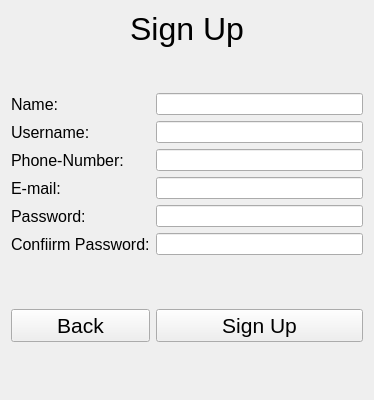
<?xml version="1.0" encoding="UTF-8"?>
<ui version="4.0">
 <class>SignUp</class>
 <widget class="QWidget" name="SignUp">
  <property name="geometry">
   <rect>
    <x>0</x>
    <y>0</y>
    <width>374</width>
    <height>400</height>
   </rect>
  </property>
  <property name="windowTitle">
   <string>Form</string>
  </property>
  <layout class="QGridLayout" name="gridLayout">
   <item row="7" column="1" colspan="2">
    <widget class="QLineEdit" name="password">
     <property name="echoMode">
      <enum>QLineEdit::EchoMode::Password</enum>
     </property>
    </widget>
   </item>
   <item row="8" column="1" colspan="2">
    <widget class="QLineEdit" name="lineEdit_confirm_password">
     <property name="echoMode">
      <enum>QLineEdit::EchoMode::Password</enum>
     </property>
    </widget>
   </item>
   <item row="4" column="1" colspan="2">
    <widget class="QLineEdit" name="lineEdit_username"/>
   </item>
   <item row="3" column="0">
    <widget class="QLabel" name="label_name">
     <property name="font">
      <font>
       <pointsize>12</pointsize>
      </font>
     </property>
     <property name="text">
      <string>Name:</string>
     </property>
    </widget>
   </item>
   <item row="5" column="0">
    <widget class="QLabel" name="label_phone_number">
     <property name="font">
      <font>
       <pointsize>12</pointsize>
      </font>
     </property>
     <property name="text">
      <string>Phone-Number:</string>
     </property>
    </widget>
   </item>
   <item row="14" column="0" colspan="3">
    <spacer name="verticalSpacer_2">
     <property name="orientation">
      <enum>Qt::Orientation::Vertical</enum>
     </property>
     <property name="sizeHint" stdset="0">
      <size>
       <width>20</width>
       <height>40</height>
      </size>
     </property>
    </spacer>
   </item>
   <item row="4" column="0">
    <widget class="QLabel" name="label_username">
     <property name="font">
      <font>
       <pointsize>12</pointsize>
      </font>
     </property>
     <property name="text">
      <string>Username:</string>
     </property>
    </widget>
   </item>
   <item row="6" column="1" colspan="2">
    <widget class="QLineEdit" name="lineEdit_email"/>
   </item>
   <item row="0" column="0" colspan="3">
    <widget class="QLabel" name="label_signup">
     <property name="font">
      <font>
       <pointsize>24</pointsize>
      </font>
     </property>
     <property name="text">
      <string>Sign Up</string>
     </property>
     <property name="alignment">
      <set>Qt::AlignmentFlag::AlignCenter</set>
     </property>
    </widget>
   </item>
   <item row="8" column="0">
    <widget class="QLabel" name="label_confirm_password">
     <property name="font">
      <font>
       <pointsize>12</pointsize>
      </font>
     </property>
     <property name="text">
      <string>Confiirm Password:</string>
     </property>
    </widget>
   </item>
   <item row="9" column="0" colspan="3">
    <spacer name="verticalSpacer_3">
     <property name="orientation">
      <enum>Qt::Orientation::Vertical</enum>
     </property>
     <property name="sizeHint" stdset="0">
      <size>
       <width>20</width>
       <height>40</height>
      </size>
     </property>
    </spacer>
   </item>
   <item row="7" column="0">
    <widget class="QLabel" name="label_password">
     <property name="font">
      <font>
       <pointsize>12</pointsize>
      </font>
     </property>
     <property name="text">
      <string>Password:</string>
     </property>
    </widget>
   </item>
   <item row="6" column="0">
    <widget class="QLabel" name="label_email">
     <property name="font">
      <font>
       <pointsize>12</pointsize>
      </font>
     </property>
     <property name="text">
      <string>E-mail:</string>
     </property>
    </widget>
   </item>
   <item row="3" column="1" colspan="2">
    <widget class="QLineEdit" name="lineEdit_name"/>
   </item>
   <item row="5" column="1" colspan="2">
    <widget class="QLineEdit" name="lineEdit_phone_number"/>
   </item>
   <item row="1" column="0" colspan="3">
    <spacer name="verticalSpacer">
     <property name="orientation">
      <enum>Qt::Orientation::Vertical</enum>
     </property>
     <property name="sizeType">
      <enum>QSizePolicy::Policy::Fixed</enum>
     </property>
     <property name="sizeHint" stdset="0">
      <size>
       <width>20</width>
       <height>40</height>
      </size>
     </property>
    </spacer>
   </item>
   <item row="13" column="0">
    <widget class="QPushButton" name="pushButton_back">
     <property name="font">
      <font>
       <pointsize>16</pointsize>
      </font>
     </property>
     <property name="text">
      <string>Back</string>
     </property>
    </widget>
   </item>
   <item row="13" column="1" colspan="2">
    <widget class="QPushButton" name="signup">
     <property name="font">
      <font>
       <pointsize>16</pointsize>
      </font>
     </property>
     <property name="text">
      <string>Sign Up</string>
     </property>
    </widget>
   </item>
  </layout>
 </widget>
 <tabstops>
  <tabstop>lineEdit_name</tabstop>
  <tabstop>lineEdit_username</tabstop>
  <tabstop>lineEdit_phone_number</tabstop>
  <tabstop>lineEdit_email</tabstop>
  <tabstop>password</tabstop>
  <tabstop>lineEdit_confirm_password</tabstop>
  <tabstop>pushButton_back</tabstop>
  <tabstop>signup</tabstop>
 </tabstops>
 <resources/>
 <connections/>
</ui>
